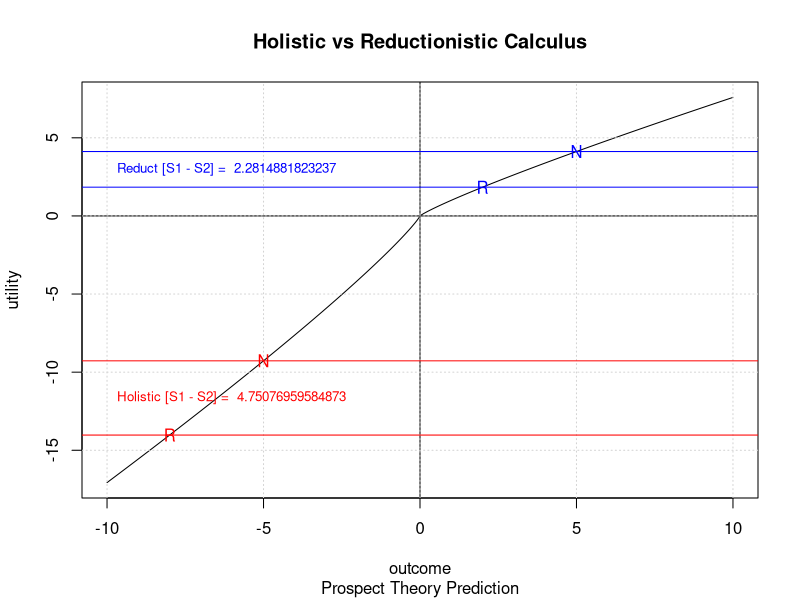

Write the R code that produced this figure.
## LOAS Dilemma

## Function is calculating utility given outcome, according to Prospect Theory.
# 
# v(x) = x^a, if x > 0
# v(x) = -m(-x^a), if x < 0
# v(x) = 0, if x = 0
# (with a typical a = 0.88 and m = 2.25)
# 
# This process has three major characteristics:
# - Reference level dependence: An individual views consequences (monetary or other) in terms of changes from the reference level, which is usually that individual's status quo.
# - Gain and loss satiation: The values of the outcomes for both positive and negative consequences of the choice have the diminishing returns characteristic. The a term in the value function equation captures the marginally decreasing aspect of the function. Empirical studies estimate that a is typically equal to approximately .88 and always less than 1.00. When the exponent a < 1.00, the curve will accelerate negatively (if a = 1.00, the function would be linear; and if a > 1.00, if would accelerate positively).
# - Loss aversion: The resulting value function is steeper for losses than for gains; losing $100 produces more pain than gaining $100 produces pleasure. The coefficient ? indexes the difference in slopes of the positive and negative arms of the value function. A typical estimate of ? is 2.25, indicating that losses are approximately twice as painful and gains are pleasurable. (If ? = 1.00, the gains and losses would have equal slopes; if ? < 1.00, gains would weigh more heavily than losses.)’
# Hastie and Dawes (2001, p. 294)

u <- function(outcome, alpha=0.88, lambda=2.25) {
	if (outcome > 0) {
		utility <-  outcome ^ alpha
	} else if (outcome < 0) {
		utility <- -lambda * ((-outcome) ^ alpha)
	} else {
		utility <- 0
	}
	return(utility)
}

# Plot utility function
oMin = -10
oMax = 10
outcome = seq(oMin, oMax, by=0.01)
utility = sapply(outcome, u)
plot(	outcome , utility, 
	type = 'l', 
	main = "Holistic vs Reductionistic Calculus", 
	sub = "Prospect Theory Prediction"
)
abline(h = 0, v = 0, col = "black")
grid()

## Notation
# f - failure outcome
# r - return to old outcome
# n - move to new outcome

## Assumptions
## A.1 - Failure is the worst outcome, 
# with return being better and move to new being the best.
# f < r < n
## A.2 - In absolute terms, the failure gets the highest outcome impact, 
# followed by move to new, followed by return to old.
# |r| < |n| < |f|

## A'.3 - Let's assign some values to f, r and n, that comply with A.1 and A.2
f = -10
r = 2
n = 5

## Problem definition: Calculate difference in utilities for the following 2 scenarios:
# 1) Failure, followed by moving to a new profession (S1)
# 2) Failure, followed by returning to an old profession (S2)

## Those 2 scenarios can be evaluated using 2 different approaches:
# 1) Holistic (look at both outcomes as a whole when evaluating difference) (H)
# 2) Reductionistic (the difference of outcomes 
#    comes only from the difference of the part of the outcome that is different) (R)

## Holistic calculus 
## Frame of reference: before failure.
# [S1 - S2] = utility(S1) - utility(S2) 
# duH       = utility(f + n) - utility(f + r)

duH = u(f + n) - u(f + r)

points(f + n, u(f + n), col="red", pch='N')
points(f + r, u(f + r), col="red", pch='R')

abline(h = list(u(f + n), u(f + r)), col = "red")
text(oMin, mean(c(u(f + n), u(f + r))), paste("Holistic [S1 - S2] = ", duH), col = "red", pos = 4, cex = 0.8)

## Reductionistic calculus 
## Frame of reference: after failure, since failure is the same in both scenarios.
# [S1 - S2] = [(f + n) - (f + r)] = [n - r]
# duR       = utility(n) - utility(r)

duR = u(n) - u(r)

points(n, u(n), col="blue", pch='N')
points(r, u(r), col="blue", pch='R')

abline(h = list(u(n), u(r)), col = "blue")
text(oMin, mean(c(u(n), u(r))), paste("Reduct [S1 - S2] = ", duR), col = "blue", pos = 4, cex = 0.8)

